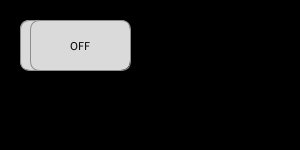
Frame 1 (no input)
Frame 60 (the mouse pressed at the canvas centre just before this capture): identical to frame 1, image omitted
Frame 120 (the mouse held since frame 60 and released just before this capture): identical to frame 1, image omitted

The Processing sketch that drew this single still picture (run headless with seeded random() and noise(); from frame 60 on, the mouse is pressed at the canvas centre):

// Processing sketch: FinalProduct
// ── FinalProduct.pde
// Processing application that demonstrates the Button class by creating a button
// Draws a square in the window when the mouse cursor is over the button
// Writes to the Processing IDE console pane when the button is clicked
// 3 July 2015    http://startingelectronics.org
Button on_button;
Button off_button;  // the button
int clk = 1;       // number of times the button is clicked

void setup() {
  size (300, 150);
  smooth();

  // create the button object
  on_button = new Button("ON", 20, 20, 100, 50);
  off_button = new Button("OFF", 30, 20, 100, 50);
}

void draw() {
  // draw a square if the mouse curser is over the button
  if (on_button.MouseIsOver()) {
    rect(200, 20, 50, 50);
  }
  else {
    // hide the square if the mouse cursor is not over the button
    background(0);
  }
  // draw the button in the window
  on_button.Draw();
  off_button.Draw();
}

// mouse button clicked
void mousePressed()
{
  if (on_button.MouseIsOver()) {
    // print some text to the console pane if the button is clicked
    print("Clicked: ");
    println(clk++);
  }
  if (off_button.MouseIsOver()) {
    // print some text to the console pane if the button is clicked
    print("asdasd ");
    println(clk++);
  }
}

// the Button class
class Button {
  String label; // button label
  float x;      // top left corner x position
  float y;      // top left corner y position
  float w;      // width of button
  float h;      // height of button

  // constructor
  Button(String labelB, float xpos, float ypos, float widthB, float heightB) {
    label = labelB;
    x = xpos;
    y = ypos;
    w = widthB;
    h = heightB;
  }

  void Draw() {
    fill(218);
    stroke(141);
    rect(x, y, w, h, 10);
    textAlign(CENTER, CENTER);
    fill(0);
    text(label, x + (w / 2), y + (h / 2));
  }

  boolean MouseIsOver() {
    if (mouseX > x && mouseX < (x + w) && mouseY > y && mouseY < (y + h)) {
      return true;
    }
    return false;
  }
}
